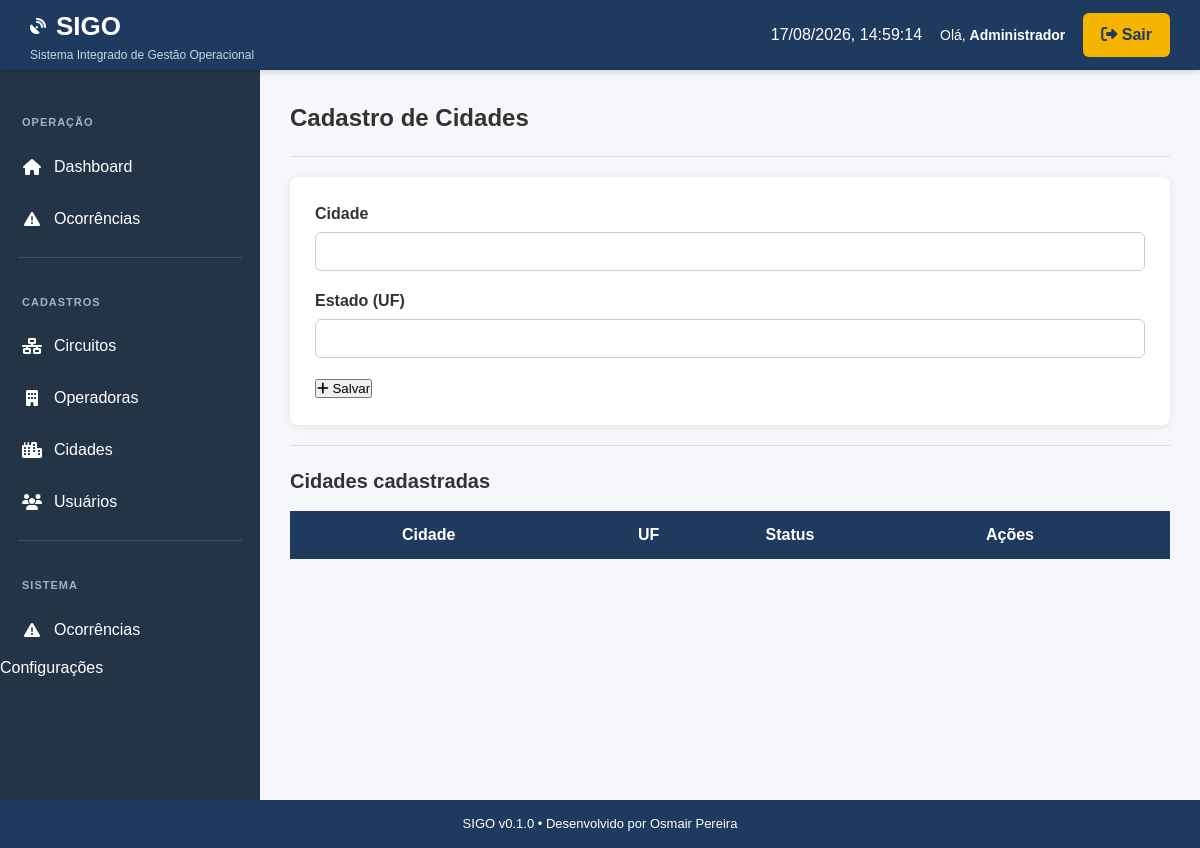
Page /cidades (signed in) on the earlier database version.
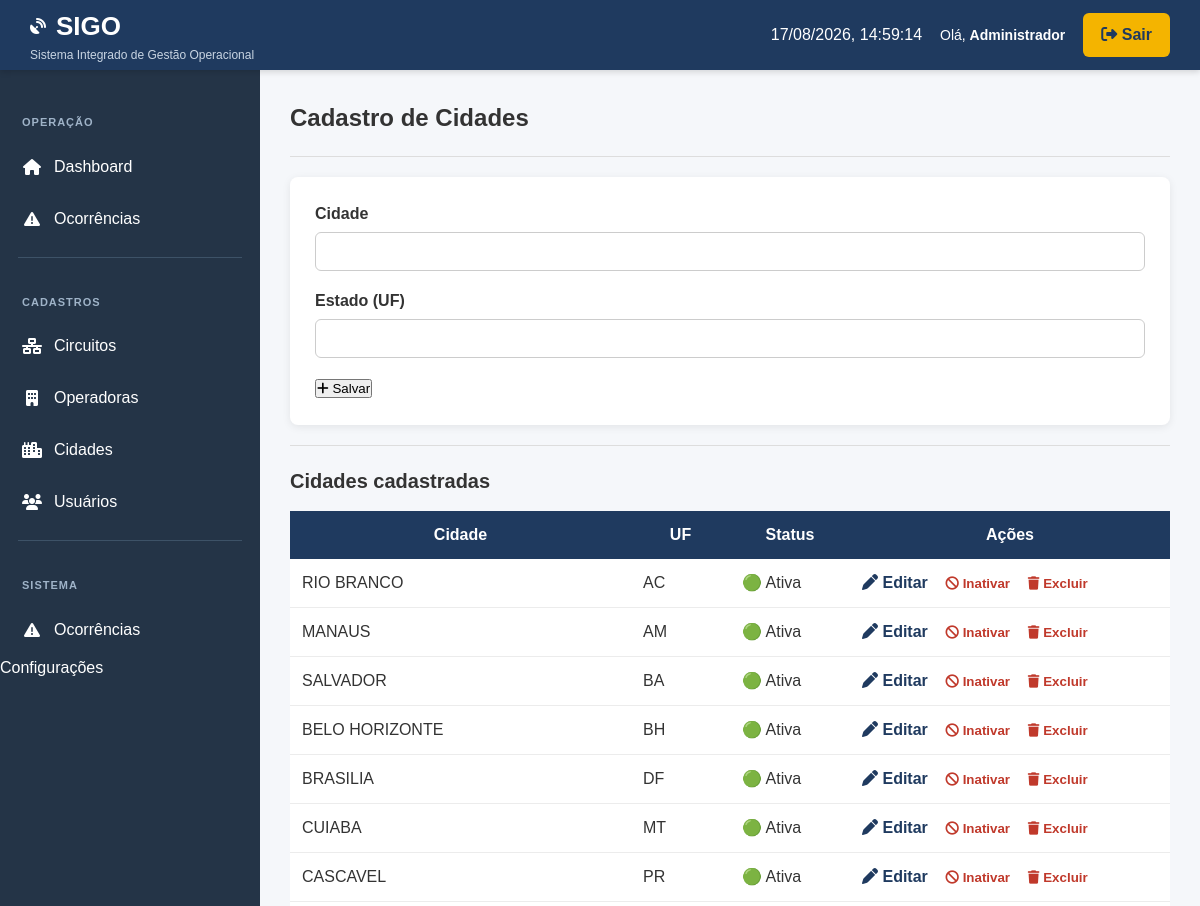
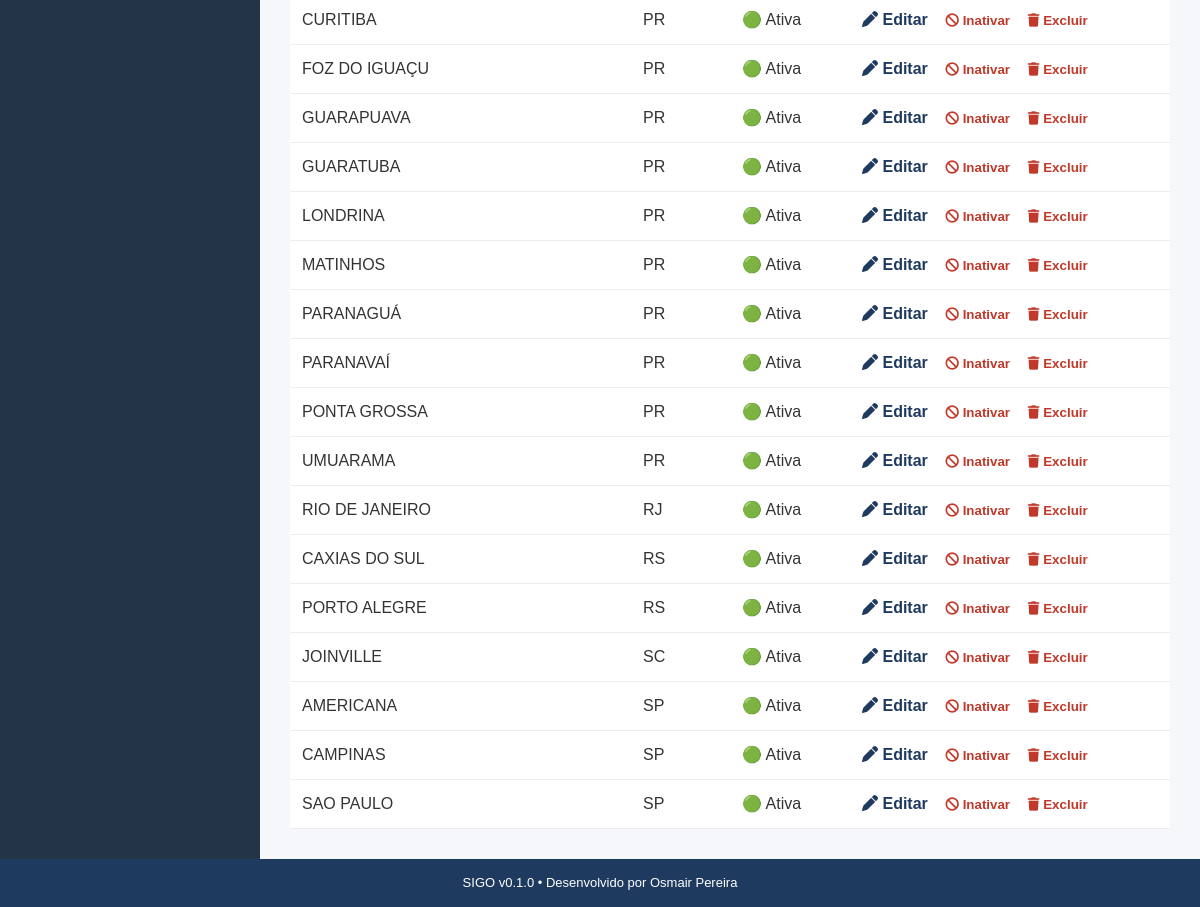
Same page on the later database version (2 pictures, top to bottom).
### app/models.py (models this page shows, shortened)
class BaseModel(db.Model):
    __abstract__ = True
    id = db.Column(db.Integer, primary_key=True)
    ativo = db.Column(
        db.Boolean,
        default=True,
        nullable=False,
    )
    created_at = db.Column(
        db.DateTime,
        default=agora,
        nullable=False,
    )
    updated_at = db.Column(
        db.DateTime,
        default=agora,
        onupdate=agora,
        nullable=False,
    )

class Usuario(UserMixin, BaseModel):
    __tablename__ = "usuarios"
    nome = db.Column(
        db.String(120),
        nullable=False,
    )
    login = db.Column(
        db.String(50),
        unique=True,
        nullable=False,
    )
    senha_hash = db.Column(
        db.String(255),
        nullable=False,
    )
    perfil = db.Column(
        db.String(20),
        nullable=False,
        default="USER",
    )

class Cidade(BaseModel):
    __tablename__ = "cidades"
    cidade = db.Column(
        db.String(100),
        nullable=False,
    )
    estado = db.Column(
        db.String(2),
        nullable=False,
    )

### app/routes/cidades.py (the view, shortened to what this page needs)
@cidades_bp.route("/cidades", methods=["GET", "POST"])
@admin_required
def lista_cidades():
    editar = None
    editar_id = request.args.get("editar")
    if editar_id:
        editar = Cidade.query.get_or_404(editar_id)
    cidades = Cidade.query.order_by(
        Cidade.estado,
        Cidade.cidade,
    ).all()
    return render_template(
        "cidades/lista.html",
        cidades=cidades,
        editar=editar,
    )

### app/templates/cidades/lista.html (shortened to what this page needs)
{% extends "base.html" %}
{% block content %}
<h2>Cadastro de Cidades</h2>
<hr>
<form method="POST" class="form-card">
    <p>
        <label>Cidade</label>
        <input
            type="text"
            name="cidade"
            required
            value="{{ editar.cidade if editar else '' }}">
    </p>
    <p>
        <label>Estado (UF)</label>
        <input
            type="text"
            name="estado"
            maxlength="2"
            required
            value="{{ editar.estado if editar else '' }}">
    </p>
    <button type="submit">
        {% if editar %}
            <i class="fa-solid fa-pen"></i>
            Atualizar
        {% else %}
            <i class="fa-solid fa-plus"></i>
            Salvar
        {% endif %}
    </button>
</form>
<hr>
<h3>Cidades cadastradas</h3>
<table class="tabela">
    <thead>
        <tr>
            <th>Cidade</th>
            <th>UF</th>
            <th width="120">Status</th>
            <th width="320">Ações</th>
        </tr>
    </thead>
 <tbody>
{% for cidade in cidades %}
<tr>
    <td>{{ cidade.cidade }}</td>
    <td>{{ cidade.estado }}</td>
    <td>
        {% if cidade.ativo %}
            🟢 Ativa
        {% else %}
            🔴 Inativa
        {% endif %}
    </td>
    <td>
        <a
            href="{{ url_for('cidades.lista_cidades', editar=cidade.id) }}">
            <i class="fa-solid fa-pen"></i>
            Editar
        </a>
        <form
            method="POST"
            action="{{ url_for('cidades.alterar_status', id=cidade.id) }}"
            style="display:inline;">
            <button type="submit">
                {% if cidade.ativo %}
                    <i class="fa-solid fa-ban"></i>
                    Inativar
                {% else %}
                    <i class="fa-solid fa-check"></i>
                    Ativar
                {% endif %}
            </button>
        </form>
        <form
            method="POST"
            action="{{ url_for('cidades.excluir_cidade', id=cidade.id) }}"
            style="display:inline;">
            <button
                type="submit"
                onclick="return confirm('Deseja excluir definitivamente esta cidade?')">
                <i class="fa-solid fa-trash"></i>
                Excluir
            </button>
        </form>
    </td>
</tr>
{% endfor %}
</tbody>
</table>
{% endblock %}

### app/templates/base.html (shortened to what this page needs)
<!DOCTYPE html>
<html lang="pt-BR">
<head>
    <link
        rel="stylesheet"
        href="{{ url_for('static', filename='css/base.css') }}">
    <link
        rel="stylesheet"
        href="{{ url_for('static', filename='css/layout.css') }}">
    <link
        rel="stylesheet"
        href="{{ url_for('static', filename='css/dashboard.css') }}">
    <link
        rel="stylesheet"
        href="{{ url_for('static', filename='css/crud.css') }}">
    <link
        rel="stylesheet"
        href="{{ url_for('static', filename='css/login.css') }}">
    <link
        rel="stylesheet"
        href="{{ url_for('static', filename='css/components.css') }}">
    <link
        rel="stylesheet"
        href="{{ url_for('static', filename='css/responsive.css') }}">
    <link
        rel="stylesheet"
        href="https://cdnjs.cloudflare.com/ajax/libs/font-awesome/6.7.2/css/all.min.css">
</head>
<body>
<header class="topo">
    <div class="logo">
        <div class="logo-titulo">
            <i class="fa-solid fa-satellite-dish"></i>
            <h1>SIGO</h1>
        </div>
        <span>
            Sistema Integrado de Gestão Operacional
        </span>
    </div>
    <div class="topo-direita">
        <span id="relogio"></span>
        {% if current_user.is_authenticated %}
            <span class="usuario-logado">
                Olá,
                <strong>{{ current_user.nome }}</strong>
            </span>
            <a
                href="{{ url_for('auth.logout') }}"
                class="btn-topo">
                <i class="fa-solid fa-right-from-bracket"></i>
                Sair
            </a>
        {% endif %}
    </div>
</header>
<div class="container">
<aside class="menu">
<ul>
<li class="menu-titulo">
Operação
</li>
<li>
<a href="{{ url_for('main.dashboard') }}">
<i class="fa-solid fa-house"></i>
Dashboard
</a>
</li>
<li>
<a href="#">
<i class="fa-solid fa-triangle-exclamation"></i>
Ocorrências
</a>
</li>
<div class="menu-separador"></div>
{% if current_user.is_authenticated and current_user.perfil == "ADMIN" %}
<li class="menu-titulo">
Cadastros
</li>
<li>
<a href="{{ url_for('circuitos.lista_circuitos') }}">
<i class="fa-solid fa-network-wired"></i>
Circuitos
</a>
</li>
<li>
<a href="{{ url_for('operadoras.lista_operadoras') }}">
<i class="fa-solid fa-building"></i>
Operadoras
</a>
</li>
<li>
<a href="{{ url_for('cidades.lista_cidades') }}">
<i class="fa-solid fa-city"></i>
Cidades
</a>
</li>
<li>
<a href="{{ url_for('usuarios.lista_usuarios') }}">
<i class="fa-solid fa-users"></i>
Usuários
</a>
</li>
<div class="menu-separador"></div>
<li class="menu-titulo">
Sistema
<li>
    <a href="{{ url_for('ocorrencias.lista_ocorrencias') }}">
        <i class="fa-solid fa-triangle-exclamation"></i>
        Ocorrências
    </a>
</li>
Configurações
</li>
{% endif %}
</ul>
</aside>
<main class="conteudo">
{% block content %}
{% endblock %}
</main>
</div>
<footer>
SIGO v0.1.0 • Desenvolvido por Osmair Pereira
</footer>
</body>
</html>

### app/static/css/base.css (style rules this page uses)
* { margin:0; padding:0; box-sizing:border-box; }
html { scroll-behavior:smooth; }
body { font-family:Arial, Helvetica, sans-serif; background:#f4f6f9; color:#333; line-height:1.5; }
a { color:inherit; text-decoration:none; }
h1 { font-size:28px; }
h2 { font-size:24px; margin-bottom:15px; }
h3 { font-size:20px; margin-bottom:15px; }
hr { margin:20px 0; border:none; border-top:1px solid #ddd; }

### app/static/css/layout.css (style rules this page uses)
body { margin:0; padding:0; display:flex; flex-direction:column; min-height:100vh; background:#f5f7fa; }
.topo { height:70px; background:#1F3A5F; color:#fff; display:flex; justify-content:space-between; align-items:center; padding:0 30px; box-shadow:0 2px 6px rgba(0,0,0,.15); position:sticky; top:0; z-index:1000; }
.logo { display:flex; flex-direction:column; }
.logo-titulo { display:flex; align-items:center; gap:10px; }
.logo-titulo h1 { margin:0; font-size:26px; }
.logo span { font-size:12px; color:#c9d5e3; }
.topo-direita { display:flex; align-items:center; gap:18px; }
.usuario-logado { font-size:14px; }
.btn-topo { background:#F4B400; color:#1F3A5F; text-decoration:none; padding:10px 18px; border-radius:6px; font-weight:bold; transition:.25s; }
.container { flex:1; display:flex; }
.menu { width:260px; background:#243447; color:#fff; min-height:calc(100vh - 70px); }
.menu ul { margin:0; padding:20px 0; list-style:none; }
.menu li { transition:.2s; }
.menu a { display:flex; align-items:center; gap:12px; color:#fff; text-decoration:none; padding:14px 22px; }
.menu a i { width:20px; text-align:center; }
.menu-titulo { padding:24px 22px 10px; color:#9fb3c8; font-size:11px; font-weight:bold; text-transform:uppercase; letter-spacing:1px; cursor:default; }
.menu-separador { height:1px; background:#3d5267; margin:12px 18px; }
.conteudo { flex:1; padding:30px; }
footer { background:#1F3A5F; color:#fff; text-align:center; padding:14px; font-size:13px; }

### app/static/css/crud.css (style rules this page uses)
.form-card { background:#fff; padding:25px; border-radius:8px; box-shadow:0 2px 8px rgba(0,0,0,.08); }
.form-card p { margin-bottom:18px; }
label { display:block; margin-bottom:6px; font-weight:bold; }
input, select, textarea { width:100%; padding:10px; border:1px solid #ccc; border-radius:6px; font-size:15px; }
.tabela { width:100%; border-collapse:collapse; background:#fff; }
.tabela th { background:#1F3A5F; color:#fff; padding:12px; }
.tabela td { padding:12px; border-bottom:1px solid #ececec; }
.tabela a { color:#1F3A5F; font-weight:bold; }
.tabela button { background:none; border:none; color:#c0392b; font-weight:bold; }

### app/static/css/components.css (style rules this page uses)
button { cursor:pointer; transition:.2s; }

Differences in the rows shown:
added Cidade: cidade "RIO BRANCO", estado "AC", ativo "🟢 Ativa"
added Cidade: cidade "MANAUS", estado "AM", ativo "🟢 Ativa"
added Cidade: cidade "SALVADOR", estado "BA", ativo "🟢 Ativa"
added Cidade: cidade "BELO HORIZONTE", estado "BH", ativo "🟢 Ativa"
added Cidade: cidade "BRASILIA", estado "DF", ativo "🟢 Ativa"
added Cidade: cidade "CUIABA", estado "MT", ativo "🟢 Ativa"
added Cidade: cidade "CASCAVEL", estado "PR", ativo "🟢 Ativa"
added Cidade: cidade "CURITIBA", estado "PR", ativo "🟢 Ativa"
added Cidade: cidade "FOZ DO IGUAÇU", estado "PR", ativo "🟢 Ativa"
added Cidade: cidade "GUARAPUAVA", estado "PR", ativo "🟢 Ativa"
added Cidade: cidade "GUARATUBA", estado "PR", ativo "🟢 Ativa"
added Cidade: cidade "LONDRINA", estado "PR", ativo "🟢 Ativa"
added Cidade: cidade "MATINHOS", estado "PR", ativo "🟢 Ativa"
added Cidade: cidade "PARANAGUÁ", estado "PR", ativo "🟢 Ativa"
added Cidade: cidade "PARANAVAÍ", estado "PR", ativo "🟢 Ativa"
added Cidade: cidade "PONTA GROSSA", estado "PR", ativo "🟢 Ativa"
added Cidade: cidade "UMUARAMA", estado "PR", ativo "🟢 Ativa"
added Cidade: cidade "RIO DE JANEIRO", estado "RJ", ativo "🟢 Ativa"
added Cidade: cidade "CAXIAS DO SUL", estado "RS", ativo "🟢 Ativa"
added Cidade: cidade "PORTO ALEGRE", estado "RS", ativo "🟢 Ativa"
added Cidade: cidade "JOINVILLE", estado "SC", ativo "🟢 Ativa"
added Cidade: cidade "AMERICANA", estado "SP", ativo "🟢 Ativa"
added Cidade: cidade "CAMPINAS", estado "SP", ativo "🟢 Ativa"
added Cidade: cidade "SAO PAULO", estado "SP", ativo "🟢 Ativa"
